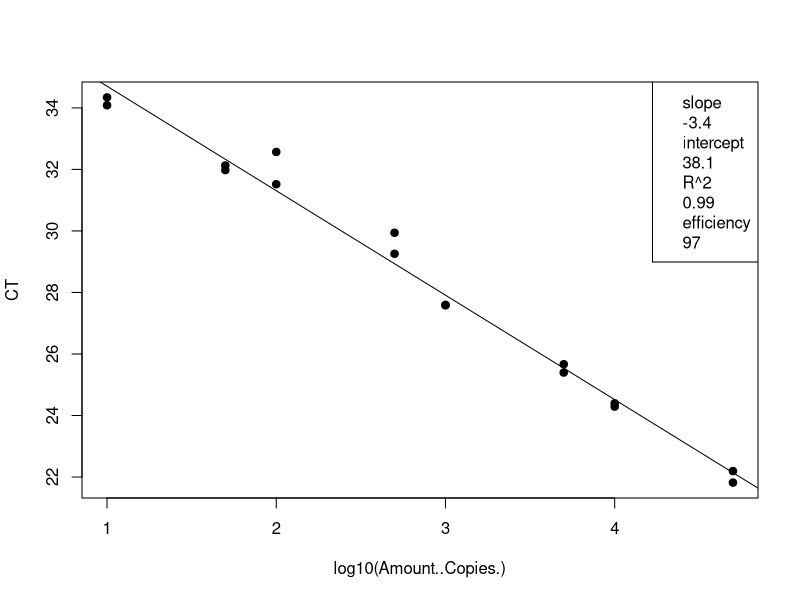
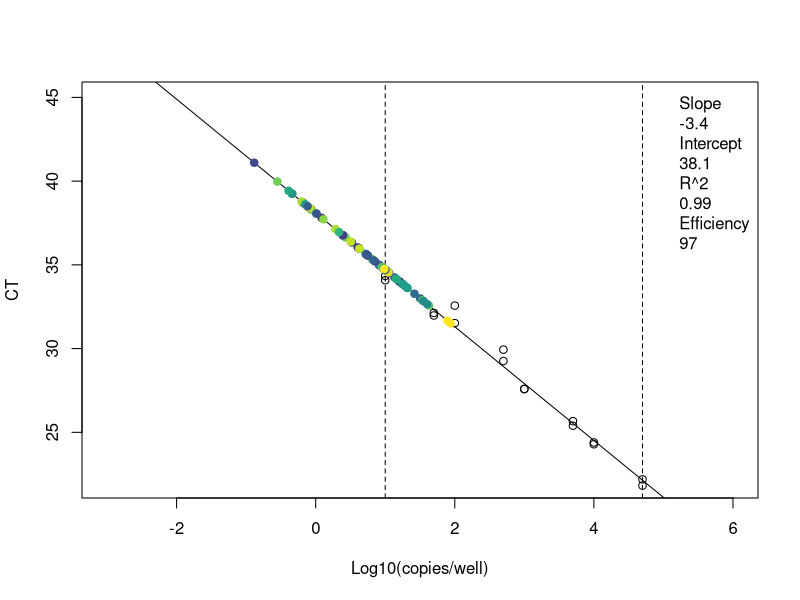
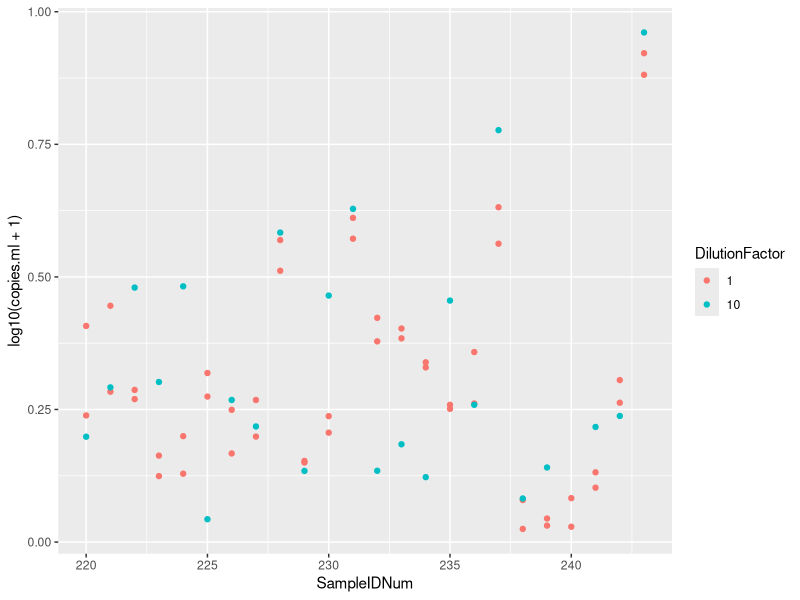

The R script that drew these images, in order:
## ---- chunk 1
knitr::opts_chunk$set(echo = TRUE)

## ---- chunk 2
# clear workspace
rm(list=ls())

# load the data (note data file must be in this repository)
data <- read.csv("Plate10_E.coli_qPCRConversion.csv")
data$CT = as.numeric(as.character(data$CT))
data$Amount..Copies. = as.numeric(as.character(data$Amount..Copies.))
## ---- chunk 3
# linear regression of standard curve
standards = subset(data, Name == "STANDARD")
standardCurve <- lm(CT ~ log10(Amount..Copies.), data = standards)

# save the line info
standard_slope = standardCurve$coefficients[2]
standard_intercept = standardCurve$coefficients[1]
R2 = summary(standardCurve)$r.squared
efficiency =  (10^(-1/standardCurve$coefficients[2])-1)*100

# plot standards and best fit line
standardCurvePlot <- plot(CT ~ log10(Amount..Copies.), data = standards, pch=19) 
abline(coef(standardCurve)) 
legend("topright", legend = c(paste= "slope", round(standard_slope, 2), paste= "intercept", round(standard_intercept, 2), paste= "R^2", round(R2, 2), paste = "efficiency", round(efficiency, 1)))
## ---- chunk 4
# data set of unknowns including info on standard curve
unknowns = subset(data, Name == "UNKNOWN")

# add new columns to the data table
unknowns$plate_num = 10 # note:change to the actual plate number
unknowns$standard_slope = standard_slope
unknowns$standard_intercept = standard_intercept
unknowns$R2 = R2
unknowns$efficiency = efficiency
  
# add a new column that interpolates copies/well from Ct for the unknowns
unknowns$log.copies.well = (unknowns$CT - standard_intercept)/standard_slope
unknowns$copies.well = 10^unknowns$log.copies.well

# copies/ul extract accounting for dilution factor
vol.well = 3 # note:change to qPCR template volume in ul
unknowns$vol.well = vol.well
unknowns$copies.ul = ((unknowns$copies.well/vol.well)*unknowns$DilutionFactor)

# copies/extraction
vol.elution = 110 #note:change to DNA extraction elution volume in ul
unknowns$vol.elution = vol.elution
unknowns$copies.extraction = (unknowns$copies.ul*vol.elution)

# copies/ml #Volume is volume of sample filtered in mL
unknowns$copies.ml = (unknowns$copies.extraction/unknowns$Volume)
## ---- chunk 5
# set up the color palette
library(viridis)
unknowns$SampleIDNum = as.factor(as.character(unknowns$SampleIDNum)) # change to factor for colors
Colors = viridis(n=nlevels(unknowns$SampleIDNum)) # set the color levels to call on later

# check the range and adjust the limits in plot
range(unknowns$CT, na.rm=T) # y limits
range(unknowns$log.copies.well, na.rm =T) # x limits

# plot the standard curve again
standardCurvePlot <- plot(CT ~ log10(Amount..Copies.), data = standards,
                          xlim = c(-3,6), ylim = c(22,45),
                          xlab = "Log10(copies/well)",
                          ylab = "CT") 

# add boundaries and standard line
abline(v=log10(10), lty=2)
abline(v=log10(50000), lty=2)
abline(coef(standardCurve)) 

# add the sample data
standardCurvePlot <- points(CT ~ log.copies.well, data = unknowns, pch=19, 
                            col = Colors[unknowns$SampleIDNum])
legend("topright", inset = 0.002, box.lty=0, legend=c(paste= "Slope", round(standardCurve$coefficients[2], 2), 
                                                      paste= "Intercept", round(standardCurve$coefficients[1], 2), 
                                                      paste= "R^2", round(summary(standardCurve)$r.squared, 2),
                                                      paste = "Efficiency", round((10^(-1/standardCurve$coefficients[2])-1)*100, 1)))

## ---- chunk 6
# make a plot that compares the diluted to undiluted replicates for each sample including dilution factor
library("ggplot2")
unknowns$SampleIDNum <- as.numeric(as.character(unknowns$SampleIDNum)) # change to numeric
unknowns$DilutionFactor <- as.factor(as.character(unknowns$DilutionFactor)) # change to factor
qplot(SampleIDNum,log10(copies.ml+1), data=unknowns, col=DilutionFactor)
## ---- chunk 7
# write csv file
write.csv(unknowns, file = "Plate10_E.coli_ConvertedData.csv", row.names=FALSE, na="")

# average the replicates (if not strongly inhibited) and make a new file
library(dplyr)
data.average = unknowns %>% group_by(SampleIDNum) %>% summarise(copies.ml = mean(copies.ml, na.rm = T))
write.csv(data.average, file = "Plate10_E.coli_Averaged.csv", row.names=FALSE, na="")
